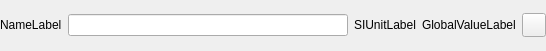
<?xml version="1.0" encoding="UTF-8"?>
<ui version="4.0">
 <class>ParameterWidget</class>
 <widget class="QWidget" name="ParameterWidget">
  <property name="geometry">
   <rect>
    <x>0</x>
    <y>0</y>
    <width>546</width>
    <height>51</height>
   </rect>
  </property>
  <property name="sizePolicy">
   <sizepolicy hsizetype="Preferred" vsizetype="Minimum">
    <horstretch>0</horstretch>
    <verstretch>0</verstretch>
   </sizepolicy>
  </property>
  <property name="minimumSize">
   <size>
    <width>250</width>
    <height>32</height>
   </size>
  </property>
  <property name="baseSize">
   <size>
    <width>0</width>
    <height>32</height>
   </size>
  </property>
  <property name="windowTitle">
   <string notr="true"/>
  </property>
  <layout class="QHBoxLayout" name="MainLayout" stretch="0,1,0,0,0">
   <property name="leftMargin">
    <number>0</number>
   </property>
   <property name="topMargin">
    <number>0</number>
   </property>
   <property name="rightMargin">
    <number>0</number>
   </property>
   <property name="bottomMargin">
    <number>0</number>
   </property>
   <item>
    <widget class="QLabel" name="NameLabel">
     <property name="sizePolicy">
      <sizepolicy hsizetype="Preferred" vsizetype="Maximum">
       <horstretch>0</horstretch>
       <verstretch>0</verstretch>
      </sizepolicy>
     </property>
     <property name="text">
      <string notr="true">NameLabel</string>
     </property>
    </widget>
   </item>
   <item>
    <widget class="QLineEdit" name="ValueEdit">
     <property name="minimumSize">
      <size>
       <width>50</width>
       <height>0</height>
      </size>
     </property>
    </widget>
   </item>
   <item>
    <widget class="QLabel" name="SIUnitLabel">
     <property name="sizePolicy">
      <sizepolicy hsizetype="Preferred" vsizetype="Maximum">
       <horstretch>0</horstretch>
       <verstretch>0</verstretch>
      </sizepolicy>
     </property>
     <property name="text">
      <string notr="true">SIUnitLabel</string>
     </property>
    </widget>
   </item>
   <item>
    <widget class="QLabel" name="GlobalValueLabel">
     <property name="sizePolicy">
      <sizepolicy hsizetype="Preferred" vsizetype="Maximum">
       <horstretch>0</horstretch>
       <verstretch>0</verstretch>
      </sizepolicy>
     </property>
     <property name="text">
      <string notr="true">GlobalValueLabel</string>
     </property>
    </widget>
   </item>
   <item>
    <widget class="QPushButton" name="RemoveButton">
     <property name="sizePolicy">
      <sizepolicy hsizetype="Fixed" vsizetype="Fixed">
       <horstretch>0</horstretch>
       <verstretch>0</verstretch>
      </sizepolicy>
     </property>
     <property name="minimumSize">
      <size>
       <width>24</width>
       <height>24</height>
      </size>
     </property>
     <property name="maximumSize">
      <size>
       <width>24</width>
       <height>24</height>
      </size>
     </property>
     <property name="text">
      <string notr="true"/>
     </property>
    </widget>
   </item>
  </layout>
 </widget>
 <resources/>
 <connections/>
</ui>
